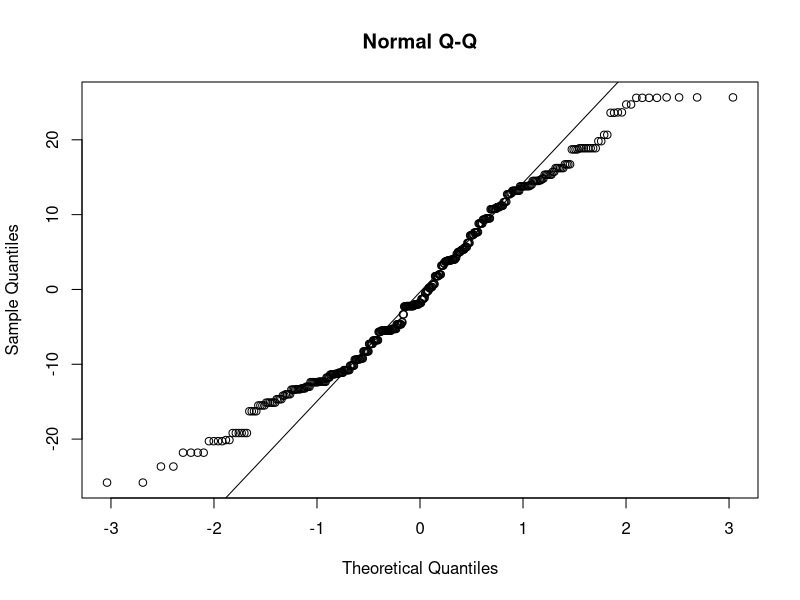
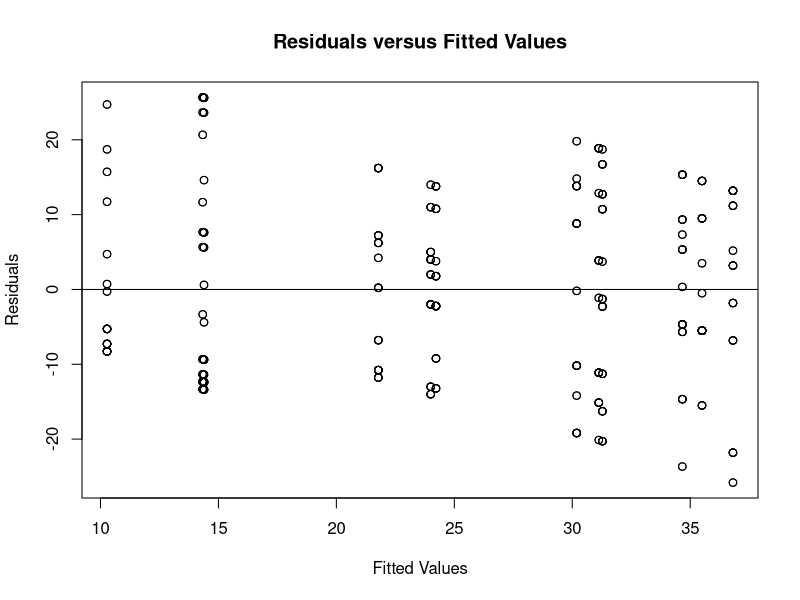

Reproduce these figures in R, in order.
## Worksheet 7 Template



########################################
## 2-Way ANOVA                ##########
########################################

## Question 1: Import Data
seatbelts <- read.csv("Seat_Belts.csv")


## Question 1: Convert Belt_Type and Temperature to Factors
seatbelts$Belt_Type <- factor(seatbelts$Belt_Type)
seatbelts$Temperature <- factor(seatbelts$Temperature)


## Question 2: Run Model Including Interactions and SAVE it
seatbelt_model <- lm(Total_Crash_Deaths ~ Belt_Type * Temperature, data = seatbelts)



## Question 3: Check Normality of Residuals Assumption using QQ Plot
## Make sure to submit your plot
	# Code:
qqnorm(seatbelt_model$residuals, main = "Normal Q-Q")
qqline(seatbelt_model$residuals)
	# Is the Normality Assumption met or not?
  # No
	# Why or why not?
  # The theoretical quantiles < -1 and > 1 deviate to much from the Q-Q line for the Normality Assumption to be met.


## Question 4: Check Equal Variance of Residuals Assumption
## Make sure to submit your plot
	# Code:
plot(x = seatbelt_model$fitted.values, y = seatbelt_model$residuals,
     xlab = "Fitted Values", ylab = "Residuals", main = "Residuals versus Fitted Values")
abline(h = 0)
	# Is the Equal Variance Assumption met or not?
  # Yes.
	# Why or why not?
  # The Equal Variance Assumption is met. The residuals appear randomly distributed around zero.


## Question 5: Provide the ANOVA table.
	# Code:
anova(seatbelt_model)

	# Copy / Paste Table:
# Analysis of Variance Table
# 
# Response: Total_Crash_Deaths
# Df Sum Sq Mean Sq F value Pr(>F)    
# Belt_Type               3  29931  9977.1 69.2553 <2e-16 ***
#   Temperature             2    291   145.7  1.0112 0.3647    
# Belt_Type:Temperature   6   1328   221.4  1.5369 0.1646    
# Residuals             408  58778   144.1                   
# ---
#   Signif. codes:  0 ‘***’ 0.001 ‘**’ 0.01 ‘*’ 0.05 ‘.’ 0.1 ‘ ’ 1


## Question 6: Interactions Check
	# H0: (αβ)ij = 0, ∀(i, j)
	# H1: At least one (αβ)ij̸ = 0

	# Test Statistic: 1.5369
	# P-Value: 0.1646
	# Decision at alpha = 0.028: Do not reject H0. p = 0.1646 > 0.028 = alpha
	# Conclusion: There is enough evidence that the interaction effect is not present. 
  # It seems plausible that there are no interactions.



## Question 7: Are required to test for main effects or not, and why?
# We are required to test for main effects because we found that evidence of interaction between Belt_Type and Temperature was not present.


## Question 8: Main Effects: Belt Type
	# H0: αi = 0, ∀i
	# H1: at least one αi̸ = 0
	
	# Test Statistic: 69.2553
	# P-Value: < 2e-16
	# Decision at alpha = 0.028: Reject H0. p < 2e-16 < 0.028 = alpha
	# Conclusion: There is enough evidence to conclude that there is a difference among Belt_Type.



## Question 9: Main Effects: Temperature
	# H0: βj = 0, ∀j
	# H1: at least one βj̸ = 0
	
	# Test Statistic: 1.0112
	# P-Value: 0.3647
	# Decision at alpha = 0.028: Do not reject H0. p = 0.3647 > 0.028 = alpha
	# Conclusion: There is not enough evidence that there is a difference among temperature.



## Question 10: Tukey SCI at alpha = 0.028
	# Code:
TukeyHSD(aov(Total_Crash_Deaths ~ Belt_Type * Temperature, data = seatbelts), conf.level = 1 - 0.028)

	# Copy / Paste the set of results that you need to look at,
	# based on your previous analysis
	# no points if you copy / paste the whole thing.

# $Belt_Type
# diff       lwr       upr     p adj
# Not Rekt-M8-Mum-Rah Everliving  10.333333  5.773369 14.893298 0.0000000
# Safety Dance-Mum-Rah Everliving 21.153846 16.550245 25.757448 0.0000000
# U-No-Die-Mum-Rah Everliving     19.400000 14.749731 24.050269 0.0000000
# Safety Dance-Not Rekt-M8        10.820513  6.216911 15.424114 0.0000000
# U-No-Die-Not Rekt-M8             9.066667  4.416397 13.716936 0.0000005
# U-No-Die-Safety Dance           -1.753846 -6.446913  2.939221 0.7240430





## Question 11: Bonferroni
	# Code:
pairwise.t.test(x = seatbelts$Total_Crash_Deaths, g = seatbelts$Belt_Type, 
                p.adjust.method = "bonferroni")

	# Copy / Paste Results:

# Pairwise comparisons using t tests with pooled SD 
# 
# data:  seatbelts$Total_Crash_Deaths and seatbelts$Belt_Type 
# 
# Mum-Rah Everliving Not Rekt-M8 Safety Dance
# Not Rekt-M8  4.5e-09            -           -           
#   Safety Dance < 2e-16            1.1e-09     -           
#   U-No-Die     < 2e-16            6.0e-07     1           
# 
# P value adjustment method: bonferroni 
